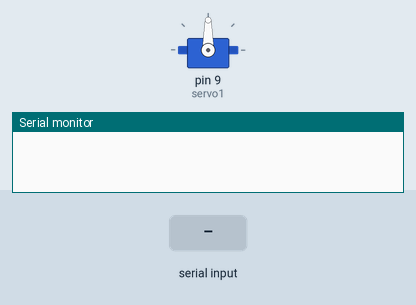
The sketch below on a simulated Arduino Uno, built with avr-gcc and run on an emulated ATmega328P. Shown: servo, the last lines printed to the serial monitor. The test bench sets the inputs (shaded band).

Above: at 0.9 s.
1.0 s: "handshake1\n" received over Serial
2.9 s: "open\n" received over Serial
At 3.8 s:
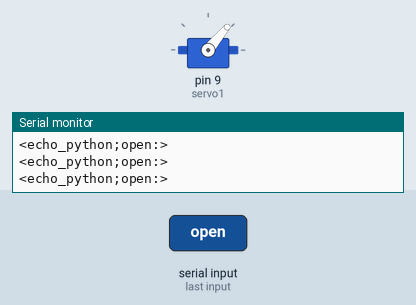
4.4 s: "close\n" received over Serial
At 5.3 s:
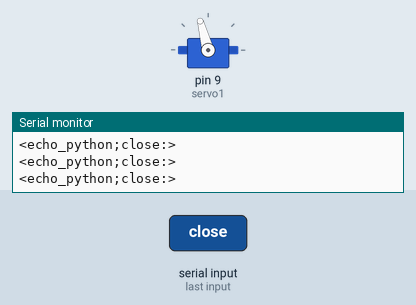
Timing chart, 0 to 7.4 s (numbered marks = the images above; inputs shaded):
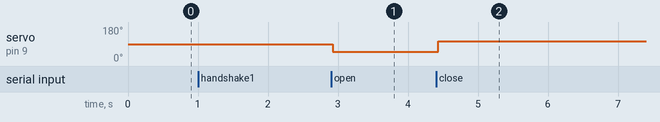

The sketch:

Arduino_code.ino
```cpp
#include "pyCommsLib.h"
#include <Servo.h>

Servo servo1;
int pos = 0;

void setup() {
  Serial.begin(9600);           // set up Serial library at 9600 bps
  servo1.attach(9);
  init_python_communication();
}

void loop() {
  String received_message = latest_received_msg();
  //WATER
  if (received_message == "open") {
    pos = 50;
    servo1.write(pos);
  }
  if (received_message == "close") {
    pos = 105;
    servo1.write(pos);
  }
  sync();

}
```

pyCommsLib.cpp
```cpp
#include "pyCommsLib.h"
#include "Arduino.h"


#define size_of_array(arr) sizeof(arr) / sizeof(*arr)


String rawMsgFromPython = "NO_PYTHON_MESSAGE";
String payload = "";


void load_msg_to_python(String* msgName, String* msg, int numOfMsg) {
  // If we have the same number of data compared to the message
  payload = "";

  for (int i = 0; i < numOfMsg; i++) {
    payload.concat(msgName[i]);
    payload.concat(";");
    payload.concat(msg[i]);
    payload.concat(":");
  }
}


void receive_msg_from_python() {

  String msg = "";

  while (Serial.available()) {
    if (Serial.available()) {
      msg = Serial.readStringUntil('\n');
    }
  }

  if (msg != "") {
    rawMsgFromPython = msg;
  }

}


String latest_received_msg() {
  return rawMsgFromPython;
}

void init_python_communication() {

  while (true) {
    // if the python side sent a message
    if (Serial.available() > 0) {
      String rawMsgFromPython = Serial.readStringUntil('\n');
      if (rawMsgFromPython == "handshake1") {
        break;
      }
    }
  }

  long timer = millis();
  while (millis() - timer < 1000) {
    Serial.println("handshake2");
  }


  while (Serial.available()) {
    Serial.read();
  }
}


void sync() {
  receive_msg_from_python();
  String final_payload = "<echo_python;";
  final_payload.concat(latest_received_msg());
  final_payload.concat(":");
  final_payload.concat(payload);
  final_payload.concat(">");
  Serial.println(final_payload);
}
```

pyCommsLib.h
```cpp
#ifndef PYCOMMSLIB_H
#define PYCOMMSLIB_H

#define size_of_array(arr) sizeof(arr) / sizeof(*arr)


#include <Arduino.h>

void load_msg_to_python(String* msgName, String* msg, int numOfMsg);

String latest_received_msg();

void init_python_communication();

void sync();

#endif
```

Measured:
- after the input at 2.9 s, servo on pin 9 (servo1): 90° → 50° at once
- after the input at 4.4 s, servo on pin 9 (servo1): 50° → 105° at once
